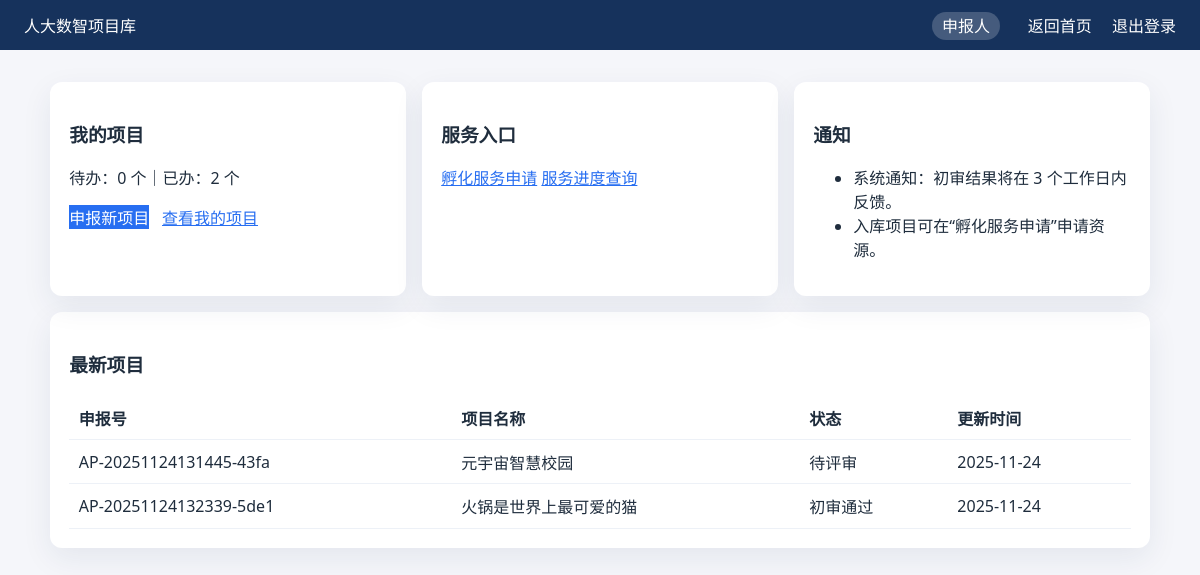
/applicant/dashboard (signed in), run on the app's committed database.
### app/models/user.py (models this page shows, shortened)
class User(UserMixin, db.Model):
    __tablename__ = "users"
    id = db.Column(db.Integer, primary_key=True)
    role = db.Column(db.String(20), nullable=False)
    name = db.Column(db.String(120), nullable=False)
    email = db.Column(db.String(120), unique=True, nullable=False)
    phone = db.Column(db.String(50))
    organization = db.Column(db.String(120))
    password_hash = db.Column(db.String(255), nullable=False)
    status = db.Column(db.String(20), default="active")
    created_at = db.Column(db.DateTime, default=datetime.utcnow)
    projects = db.relationship("Project", back_populates="applicant", lazy="dynamic")
    reviews = db.relationship("Review", back_populates="expert", lazy="dynamic")
    service_requests = db.relationship(
        "ServiceRequest",
        back_populates="applicant",
        lazy="dynamic",
        foreign_keys="ServiceRequest.applicant_id",
    )
    assigned_services = db.relationship(
        "ServiceRequest",
        back_populates="assigned_staff",
        lazy="dynamic",
        foreign_keys="ServiceRequest.assigned_staff_id",
    )

### app/models/project.py (models this page shows, shortened)
class Project(db.Model):
    __tablename__ = "projects"
    id = db.Column(db.Integer, primary_key=True)
    application_no = db.Column(db.String(40), unique=True, nullable=False)
    name = db.Column(db.String(200), nullable=False)
    category = db.Column(db.String(50), nullable=False)
    summary = db.Column(db.Text, nullable=False)
    ip_info = db.Column(db.Text)
    material_notes = db.Column(db.Text)
    status = db.Column(db.String(40), default="申报中")
    created_at = db.Column(db.DateTime, default=datetime.utcnow)
    updated_at = db.Column(
        db.DateTime, default=datetime.utcnow, onupdate=datetime.utcnow
    )
    applicant_id = db.Column(db.Integer, db.ForeignKey("users.id"), nullable=False)
    applicant = db.relationship("User", back_populates="projects")
    reviews = db.relationship("Review", back_populates="project", lazy="dynamic")
    services = db.relationship("ServiceRequest", back_populates="project", lazy="dynamic")
    materials = db.relationship(
        "ProjectMaterial",
        back_populates="project",
        cascade="all, delete-orphan",
        lazy="dynamic",
    )

### app/routes/applicant.py (the view)
@applicant_bp.route("/dashboard")
@login_required
def dashboard():
    stats = {
        "pending": current_user.projects.filter_by(status="申报中").count(),
        "completed": current_user.projects.filter(Project.status != "申报中").count(),
    }
    projects = (
        current_user.projects.order_by(Project.updated_at.desc()).limit(5).all()
    )
    notices = [
        "系统通知：初审结果将在 3 个工作日内反馈。",
        "入库项目可在“孵化服务申请”申请资源。",
    ]
    return render_template(
        "applicant/dashboard.html", stats=stats, projects=projects, notices=notices
    )

### app/__init__.py (called while the page is built)
@login_manager.user_loader
def load_user(user_id):
    return User.query.get(int(user_id))

### app/routes/applicant.py (called while the page is built)
def ensure_applicant():
    if not current_user.is_authenticated:
        return redirect(url_for("auth.login"))
    if current_user.role != "applicant":
        abort(403)

@applicant_bp.before_request
def applicant_guard():
    if request.endpoint and request.endpoint.startswith("applicant."):
        return ensure_applicant()

### app/templates/applicant/dashboard.html (shortened to what this page needs)
{% extends "base.html" %}
{% block content %}
<section class="grid">
    <div class="card">
        <h3>我的项目</h3>
        <p>待办：{{ stats.pending }} 个｜已办：{{ stats.completed }} 个</p>
        <div class="actions">
            <a class="primary" href="{{ url_for('applicant.new_project') }}">申报新项目</a>
            <a href="{{ url_for('applicant.projects') }}">查看我的项目</a>
        </div>
    </div>
    <div class="card">
        <h3>服务入口</h3>
        <a href="{{ url_for('applicant.apply_service') }}">孵化服务申请</a>
        <a href="{{ url_for('applicant.service_progress') }}">服务进度查询</a>
    </div>
    <div class="card">
        <h3>通知</h3>
        <ul>
            {% for notice in notices %}
            <li>{{ notice }}</li>
            {% endfor %}
        </ul>
    </div>
</section>
<section class="card">
    <h3>最新项目</h3>
    <table>
        <thead>
            <tr><th>申报号</th><th>项目名称</th><th>状态</th><th>更新时间</th></tr>
        </thead>
        <tbody>
            {% for proj in projects %}
            <tr>
                <td>{{ proj.application_no }}</td>
                <td>{{ proj.name }}</td>
                <td>{{ proj.status }}</td>
                <td>{{ proj.updated_at.strftime('%Y-%m-%d') }}</td>
            </tr>
            {% else %}
            <tr><td colspan="4">暂无项目</td></tr>
            {% endfor %}
        </tbody>
    </table>
</section>
{% endblock %}

### app/templates/base.html (shortened to what this page needs)
<!doctype html>
<html lang="zh">
<head>
    <link rel="stylesheet" href="{{ url_for('static', filename='css/style.css') }}">
</head>
<body>
    <header class="top-nav">
        <div class="logo">人大数智项目库</div>
        <nav>
            {% if current_user.is_authenticated %}
            <span class="role-badge">{{ roles[current_user.role] }}</span>
            <a href="{{ url_for(role_dashboards[current_user.role]) }}">返回首页</a>
            <a href="{{ url_for('auth.logout') }}">退出登录</a>
            {% endif %}
        </nav>
    </header>
    <main class="container">
        {% block content %}{% endblock %}
    </main>
</body>
</html>

### app/static/css/style.css (style rules this page uses)
:root { font-family: "Segoe UI", Arial, sans-serif; color: #1f2d3d; background: #f5f6fa; }
body { margin: 0; background: #f5f6fa; }
.top-nav { display: flex; justify-content: space-between; align-items: center; padding: 0.8rem 1.5rem; background: #16325c; color: #fff; }
.top-nav a { color: #fff; margin-left: 1rem; text-decoration: none; }
.role-badge { background: rgba(255, 255, 255, 0.2); padding: 0.2rem 0.6rem; border-radius: 999px; margin-right: 0.5rem; }
.container { max-width: 1100px; margin: 2rem auto; padding: 0 1rem; }
.grid { display: grid; grid-template-columns: repeat(auto-fit, minmax(220px, 1fr)); gap: 1rem; margin-bottom: 1rem; }
.card { background: #fff; padding: 1.2rem; border-radius: 12px; box-shadow: 0 10px 30px rgba(22, 50, 92, 0.08); }
button.primary, a.primary { background: #276ef1; color: #fff; text-decoration: none; text-align: center; }
a { color: #276ef1; }
table { width: 100%; border-collapse: collapse; margin-top: 1rem; }
th, td { padding: 0.6rem; border-bottom: 1px solid #edf1f7; text-align: left; }
.actions { display: flex; gap: 0.8rem; flex-wrap: wrap; margin-top: 1rem; }

### data on the page
User: role "申报人"
Project: application_no "AP-20251124131445-43fa", name "元宇宙智慧校园", status "待评审", updated_at "2025-11-24"
Project: application_no "AP-20251124132339-5de1", name "火锅是世界上最可爱的猫", status "初审通过", updated_at "2025-11-24"

### other printed values
{{ stats.pending }} "0"
{{ stats.completed }} "2"
{{ notice }} "系统通知：初审结果将在 3 个工作日内反馈。" "入库项目可在“孵化服务申请”申请资源。"
